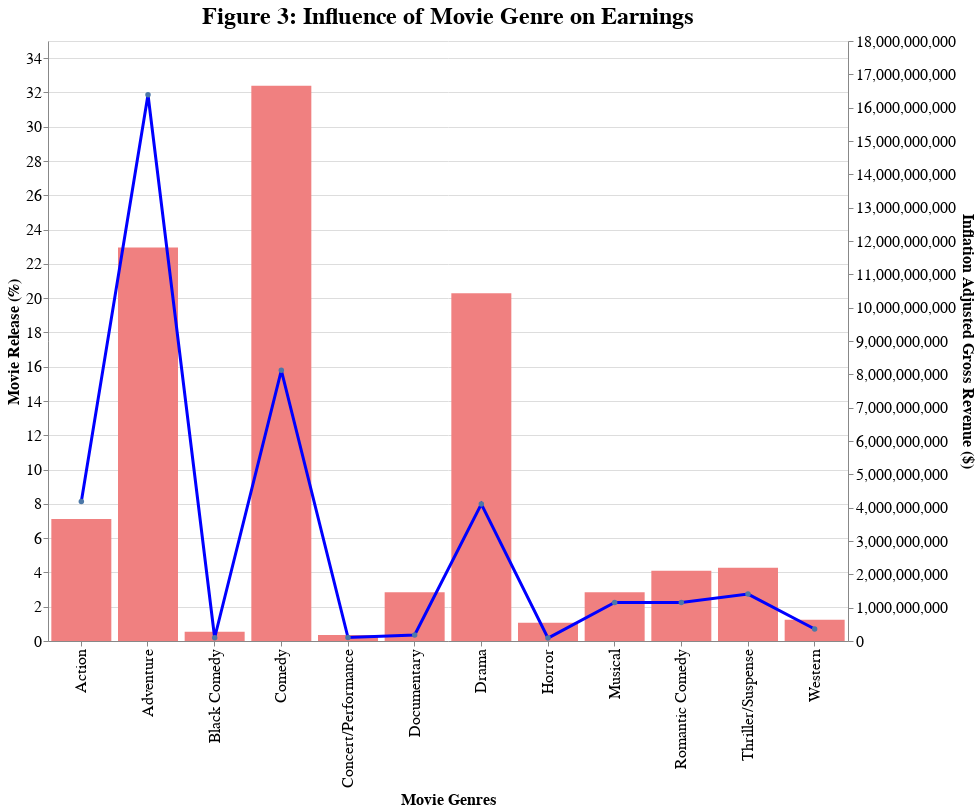

The notebook cell saved with this chart:
### Markdown cell above
Next question is to what extend does the movie genre impact overall movie earnings? Are certain genre more popular than others? 

To answer these, once again `frequency_table()` function is used to find percent of Disney movies released per each genre. `gross_earning` dataframe is used to find total movie earnings for each genre. 

`combined_genre_plot` shows breakdown of movie genres (y-axis on left), and total earnings for the respective genre using the line graph (y-axis on right).

### Code cell
# Percentage of movies released for each genre
movies_genre = frequency_table(gross_earning, 'genre','Genre', 'Frequency')

# Total earning for each genre
genre_earning = gross_earning.drop(columns=['movie_title', 'Release_Day', 'MPAA_rating']).groupby(
    by = 'genre').sum().reset_index()

# Figure 3 to show percentage of movies released for each genre along with their inflation adjusted gross earnings
genre_freq = alt.Chart(movies_genre).mark_bar(color = 'lightcoral').encode(
            alt.X('Genre', title = 'Movie Genres', sort='-y'),
            alt.Y('frequency_percent', title = 'Movie Release (%)'))

genre_earning = alt.Chart(genre_earning).mark_line(
    color = 'blue', point=True, strokeWidth= 3).encode(
            alt.X('genre', title = 'Movie Genres'),
            alt.Y('inflation_adjusted_gross', title = 'Inflation Adjusted Gross Revenue ($)'))

combined_genre_plot = alt.layer(genre_freq, genre_earning).properties(
    height=600, width=800, title="Figure 3: Influence of Movie Genre on Earnings").resolve_scale(
    y = 'independent').configure_axis(
    labelFontSize=16, titleFontSize=16).configure_title(fontSize=24)

combined_genre_plot

### Figure 1 — Vega-Lite specification as saved in the notebook (floating-point values rounded to 4 significant figures)
{"config": {"view": {"continuousWidth": 400, "continuousHeight": 300}, "axis": {"labelFontSize": 16, "titleFontSize": 16}, "title": {"fontSize": 24}}, "layer": [{"data": {"name": "data-bad5f774ae1e508b9494dc0c070065c2"}, "mark": {"type": "bar", "color": "lightcoral"}, "encoding": {"x": {"type": "nominal", "field": "Genre", "sort": "-y", "title": "Movie Genres"}, "y": {"type": "quantitative", "field": "frequency_percent", "title": "Movie Release (%)"}}}, {"data": {"name": "data-2d8a2b0d22ff2510d4ad9930328943d6"}, "mark": {"type": "line", "color": "blue", "point": true, "strokeWidth": 3}, "encoding": {"x": {"type": "nominal", "field": "genre", "title": "Movie Genres"}, "y": {"type": "quantitative", "field": "inflation_adjusted_gross", "title": "Inflation Adjusted Gross Revenue ($)"}}}], "height": 600, "resolve": {"scale": {"y": "independent"}}, "title": "Figure 3: Influence of Movie Genre on Earnings", "width": 800, "$schema": "https://vega.github.io/schema/vega-lite/v4.8.1.json", "datasets": {"data-bad5f774ae1e508b9494dc0c070065c2": [{"Genre": "Comedy", "frequency_percent": 32.38}, {"Genre": "Adventure", "frequency_percent": 22.95}, {"Genre": "Drama", "frequency_percent": 20.28}, {"Genre": "Action", "frequency_percent": 7.117}, {"Genre": "Thriller/Suspense", "frequency_percent": 4.27}, {"Genre": "Romantic Comedy", "frequency_percent": 4.093}, {"Genre": "Musical", "frequency_percent": 2.847}, {"Genre": "Documentary", "frequency_percent": 2.847}, {"Genre": "Western", "frequency_percent": 1.246}, {"Genre": "Horror", "frequency_percent": 1.068}, {"Genre": "Black Comedy", "frequency_percent": 0.5338}, {"Genre": "Concert/Performance", "frequency_percent": 0.3559}], "data-2d8a2b0d22ff2510d4ad9930328943d6": [{"genre": "Action", "total_gross": 4184563282, "inflation_adjusted_gross": 4184563282}, {"genre": "Adventure", "total_gross": 16389069453, "inflation_adjusted_gross": 16389069453}, {"genre": "Black Comedy", "total_gross": 97543212, "inflation_adjusted_gross": 97543212}, {"genre": "Comedy", "total_gross": 8119619678, "inflation_adjusted_gross": 8119619678}, {"genre": "Concert/Performance", "total_gross": 103456466, "inflation_adjusted_gross": 103456466}, {"genre": "Documentary", "total_gross": 180685619, "inflation_adjusted_gross": 180685619}, {"genre": "Drama", "total_gross": 4106972970, "inflation_adjusted_gross": 4106972970}, {"genre": "Horror", "total_gross": 87068872, "inflation_adjusted_gross": 87068872}, {"genre": "Musical", "total_gross": 1157284155, "inflation_adjusted_gross": 1157284155}, {"genre": "Romantic Comedy", "total_gross": 1152206855, "inflation_adjusted_gross": 1152206855}, {"genre": "Thriller/Suspense", "total_gross": 1406806519, "inflation_adjusted_gross": 1406806519}, {"genre": "Western", "total_gross": 359011459, "inflation_adjusted_gross": 359011459}]}}
